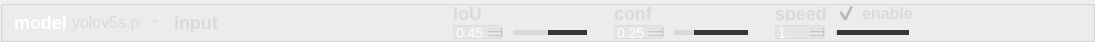
           <widget class="QGroupBox" name="groupBox_3">
            <property name="minimumSize">
             <size>
              <width>0</width>
              <height>42</height>
             </size>
            </property>
            <property name="maximumSize">
             <size>
              <width>16777215</width>
              <height>42</height>
             </size>
            </property>
            <property name="styleSheet">
             <string notr="true">#groupBox_3{
	background-color: rgb(59, 59, 59);
border: 0px solid #42adff;
border-bottom: 1px solid rgba(200, 200, 200,100);
border-radius:0px;}</string>
            </property>
            <property name="title">
             <string/>
            </property>
            <layout class="QHBoxLayout" name="horizontalLayout_6" stretch="0,0,0,0,0,0">
             <property name="spacing">
              <number>0</number>
             </property>
             <property name="leftMargin">
              <number>0</number>
             </property>
             <property name="topMargin">
              <number>0</number>
             </property>
             <property name="rightMargin">
              <number>0</number>
             </property>
             <property name="bottomMargin">
              <number>0</number>
             </property>
             <item>
              <layout class="QHBoxLayout" name="horizontalLayout_2">
               <property name="leftMargin">
                <number>11</number>
               </property>
               <property name="rightMargin">
                <number>11</number>
               </property>
               <item>
                <widget class="QLabel" name="label_3">
                 <property name="minimumSize">
                  <size>
                   <width>0</width>
                   <height>28</height>
                  </size>
                 </property>
                 <property name="maximumSize">
                  <size>
                   <width>80</width>
                   <height>16777215</height>
                  </size>
                 </property>
                 <property name="styleSheet">
                  <string notr="true">QLabel
{
	font-size: 18px;
	font-family: &quot;Microsoft YaHei&quot;;
	font-weight: bold;
 		border-radius:9px;
		background:rgba(66, 195, 255, 0);
	color: qlineargradient(spread:pad, x1:0, y1:0, x2:1, y2:0, stop:0 rgba(33, 245, 175, 226), stop:1 rgba(255, 255, 255, 255));
}
</string>
                 </property>
                 <property name="text">
                  <string>model</string>
                 </property>
                </widget>
               </item>
               <item>
                <widget class="QComboBox" name="comboBox">
                 <property name="minimumSize">
                  <size>
                   <width>0</width>
                   <height>28</height>
                  </size>
                 </property>
                 <property name="styleSheet">
                  <string notr="true">QComboBox QAbstractItemView {
font-family: &quot;Microsoft YaHei&quot;;
font-size: 16px;
background:rgba(200, 200, 200,150);
selection-background-color: rgba(200, 200, 200,50);
color: rgb(218, 218, 218);
outline:none;
border:none;}
QComboBox{
font-family: &quot;Microsoft YaHei&quot;;
font-size: 16px;
color: rgb(218, 218, 218);
border-width:0px;
border-color:white;
border-style:solid;
background-color: rgba(200, 200, 200,0);}

QComboBox::drop-down {
margin-top:8;
height:20;
background:rgba(255,255,255,0);
border-image: url(:/img/icon/下拉_白色.png);
}
</string>
                 </property>
                 <item>
                  <property name="text">
                   <string>yolov5s.pt</string>
                  </property>
                 </item>
                 <item>
                  <property name="text">
                   <string>yolov5m.pt</string>
                  </property>
                 </item>
                 <item>
                  <property name="text">
                   <string>yolov5l.pt</string>
                  </property>
                 </item>
                 <item>
                  <property name="text">
                   <string>yolov5x.pt</string>
                  </property>
                 </item>
                </widget>
               </item>
               <item>
                <layout class="QHBoxLayout" name="horizontalLayout_9">
                 <property name="leftMargin">
                  <number>11</number>
                 </property>
                 <property name="rightMargin">
                  <number>0</number>
                 </property>
                 <item>
                  <widget class="QLabel" name="label_10">
                   <property name="maximumSize">
                    <size>
                     <width>80</width>
                     <height>16777215</height>
                    </size>
                   </property>
                   <property name="styleSheet">
                    <string notr="true">QLabel
{
	font-size: 18px;
	font-family: &quot;Microsoft YaHei&quot;;
	font-weight: bold;
 		border-radius:9px;
		background:rgba(66, 195, 255, 0);
color: rgb(218, 218, 218);
}
</string>
                   </property>
                   <property name="text">
                    <string>input</string>
                   </property>
                  </widget>
                 </item>
                 <item>
                  <layout class="QHBoxLayout" name="horizontalLayout_11">
                   <item>
                    <widget class="QGroupBox" name="groupBox_5">
                     <property name="styleSheet">
                      <string notr="true">#groupBox_5{
background-color: rgba(48,148,243,0);
border: 0px solid #42adff;
border-left: 0px solid #d9d9d9;
border-right: 0px solid rgba(29, 83, 185, 255);
border-radius:0px;}</string>
                     </property>
                     <property name="title">
                      <string/>
                     </property>
                     <layout class="QHBoxLayout" name="horizontalLayout_8">
                      <property name="spacing">
                       <number>9</number>
                      </property>
                      <property name="leftMargin">
                       <number>13</number>
                      </property>
                      <property name="topMargin">
                       <number>0</number>
                      </property>
                      <property name="rightMargin">
                       <number>13</number>
                      </property>
                      <property name="bottomMargin">
                       <number>0</number>
                      </property>
                      <item>
                       <widget class="QPushButton" name="fileButton">
                        <property name="minimumSize">
                         <size>
                          <width>55</width>
                          <height>28</height>
                         </size>
                        </property>
                        <property name="maximumSize">
                         <size>
                          <width>16777215</width>
                          <height>28</height>
                         </size>
                        </property>
                        <property name="toolTip">
                         <string>file</string>
                        </property>
                        <property name="styleSheet">
                         <string notr="true">QPushButton{font-family: &quot;Microsoft YaHei&quot;;
font-size: 14px;
font-weight: bold;
color:white;
text-align: center center;
padding-left: 5px;
padding-right: 5px;
padding-top: 4px;
padding-bottom: 4px;
border-style: solid;
border-width: 0px;
border-color: rgba(255, 255, 255, 255);
border-radius: 3px;
background-color: rgba(200, 200, 200,0);}

QPushButton:focus{outline: none;}

QPushButton::pressed{font-family: &quot;Microsoft YaHei&quot;;
                     font-size: 14px;
                     font-weight: bold;
                     color:rgb(200,200,200);
                     text-align: center center;
                     padding-left: 5px;
                     padding-right: 5px;
                     padding-top: 4px;
                     padding-bottom: 4px;
                     border-style: solid;
                     border-width: 0px;
                     border-color: rgba(255, 255, 255, 255);
                     border-radius: 3px;
                     background-color:  #bf513b;}

QPushButton::disabled{font-family: &quot;Microsoft YaHei&quot;;
                     font-size: 14px;
                     font-weight: bold;
                     color:rgb(200,200,200);
                     text-align: center center;
                     padding-left: 5px;
                     padding-right: 5px;
                     padding-top: 4px;
                     padding-bottom: 4px;
                     border-style: solid;
                     border-width: 0px;
                     border-color: rgba(255, 255, 255, 255);
                     border-radius: 3px;
                     background-color:  #bf513b;}
QPushButton::hover {
border-style: solid;
border-width: 0px;
border-radius: 0px;
background-color: rgba(48,148,243,80);}</string>
                        </property>
                        <property name="text">
                         <string/>
                        </property>
                        <property name="icon">
                         <iconset resource="../apprcc.qrc">
                          <normaloff>:/img/icon/文件夹-打开-没文件.png</normaloff>:/img/icon/文件夹-打开-没文件.png</iconset>
                        </property>
                       </widget>
                      </item>
                      <item>
                       <widget class="QPushButton" name="cameraButton">
                        <property name="minimumSize">
                         <size>
                          <width>53</width>
                          <height>24</height>
                         </size>
                        </property>
                        <property name="maximumSize">
                         <size>
                          <width>16777215</width>
                          <height>28</height>
                         </size>
                        </property>
                        <property name="toolTip">
                         <string>camera</string>
                        </property>
                        <property name="styleSheet">
                         <string notr="true">QPushButton{font-family: &quot;Microsoft YaHei&quot;;
font-size: 14px;
font-weight: bold;
color:white;
text-align: center center;
padding-left: 5px;
padding-right: 5px;
padding-top: 4px;
padding-bottom: 4px;
border-style: solid;
border-width: 0px;
border-color: rgba(255, 255, 255, 255);
border-radius: 3px;
background-color: rgba(48,148,243,0);}

QPushButton:focus{outline: none;}

QPushButton::pressed{font-family: &quot;Microsoft YaHei&quot;;
                     font-size: 14px;
                     font-weight: bold;
                     color:rgb(200,200,200);
                     text-align: center center;
                     padding-left: 5px;
                     padding-right: 5px;
                     padding-top: 4px;
                     padding-bottom: 4px;
                     border-style: solid;
                     border-width: 0px;
                     border-color: rgba(255, 255, 255, 255);
                     border-radius: 3px;
                     background-color:  #bf513b;}

QPushButton::disabled{font-family: &quot;Microsoft YaHei&quot;;
                     font-size: 14px;
                     font-weight: bold;
                     color:rgb(200,200,200);
                     text-align: center center;
                     padding-left: 5px;
                     padding-right: 5px;
                     padding-top: 4px;
                     padding-bottom: 4px;
                     border-style: solid;
                     border-width: 0px;
                     border-color: rgba(255, 255, 255, 255);
                     border-radius: 3px;
                     background-color:  #bf513b;}
QPushButton::hover {
border-style: solid;
border-width: 0px;
border-radius: 0px;
background-color: rgba(48,148,243,80);}</string>
                        </property>
                        <property name="text">
                         <string/>
                        </property>
                        <property name="icon">
                         <iconset resource="../apprcc.qrc">
                          <normaloff>:/img/icon/摄像头 (4).png</normaloff>:/img/icon/摄像头 (4).png</iconset>
                        </property>
                        <property name="iconSize">
                         <size>
                          <width>24</width>
                          <height>24</height>
                         </size>
                        </property>
                       </widget>
                      </item>
                      <item>
                       <widget class="QPushButton" name="rtspButton">
                        <property name="minimumSize">
                         <size>
                          <width>55</width>
                          <height>28</height>
                         </size>
                        </property>
                        <property name="maximumSize">
                         <size>
                          <width>16777215</width>
                          <height>28</height>
                         </size>
                        </property>
                        <property name="toolTip">
                         <string>rtsp</string>
                        </property>
                        <property name="styleSheet">
                         <string notr="true">QPushButton{font-family: &quot;Microsoft YaHei&quot;;
font-size: 14px;
font-weight: bold;
color:white;
text-align: center center;
padding-left: 5px;
padding-right: 5px;
padding-top: 4px;
padding-bottom: 4px;
border-style: solid;
border-width: 0px;
border-color: rgba(255, 255, 255, 255);
border-radius: 3px;
background-color: rgba(48,148,243,0);}

QPushButton:focus{outline: none;}

QPushButton::pressed{font-family: &quot;Microsoft YaHei&quot;;
                     font-size: 14px;
                     font-weight: bold;
                     color:rgb(200,200,200);
                     text-align: center center;
                     padding-left: 5px;
                     padding-right: 5px;
                     padding-top: 4px;
                     padding-bottom: 4px;
                     border-style: solid;
                     border-width: 0px;
                     border-color: rgba(255, 255, 255, 255);
                     border-radius: 3px;
                     background-color:  #bf513b;}

QPushButton::disabled{font-family: &quot;Microsoft YaHei&quot;;
                     font-size: 14px;
                     font-weight: bold;
                     color:rgb(200,200,200);
                     text-align: center center;
                     padding-left: 5px;
                     padding-right: 5px;
                     padding-top: 4px;
                     padding-bottom: 4px;
                     border-style: solid;
                     border-width: 0px;
                     border-color: rgba(255, 255, 255, 255);
                     border-radius: 3px;
                     background-color:  #bf513b;}
QPushButton::hover {
border-style: solid;
border-width: 0px;
border-radius: 0px;
background-color: rgba(48,148,243,80);}</string>
                        </property>
                        <property name="text">
                         <string/>
                        </property>
                        <property name="icon">
                         <iconset resource="../apprcc.qrc">
                          <normaloff>:/img/icon/链接.png</normaloff>:/img/icon/链接.png</iconset>
                        </property>
                        <property name="iconSize">
                         <size>
                          <width>24</width>
                          <height>24</height>
                         </size>
                        </property>
                       </widget>
                      </item>
                     </layout>
                    </widget>
                   </item>
                  </layout>
                 </item>
                </layout>
               </item>
              </layout>
             </item>
             <item>
              <layout class="QVBoxLayout" name="verticalLayout_3">
               <property name="spacing">
                <number>4</number>
               </property>
               <property name="leftMargin">
                <number>11</number>
               </property>
               <property name="rightMargin">
                <number>11</number>
               </property>
               <item>
                <widget class="QLabel" name="label_2">
                 <property name="styleSheet">
                  <string notr="true">QLabel
{
	font-size: 18px;
	font-family: &quot;Microsoft YaHei&quot;;
	font-weight: bold;
 		border-radius:9px;
		background:rgba(66, 195, 255, 0);
color: rgb(218, 218, 218);
}
</string>
                 </property>
                 <property name="text">
                  <string>IoU</string>
                 </property>
                </widget>
               </item>
               <item>
                <layout class="QHBoxLayout" name="horizontalLayout_4">
                 <property name="spacing">
                  <number>5</number>
                 </property>
                 <item>
                  <widget class="QDoubleSpinBox" name="iouSpinBox">
                   <property name="minimumSize">
                    <size>
                     <width>50</width>
                     <height>0</height>
                    </size>
                   </property>
                   <property name="maximumSize">
                    <size>
                     <width>50</width>
                     <height>16777215</height>
                    </size>
                   </property>
                   <property name="styleSheet">
                    <string notr="true">QDoubleSpinBox{
background:rgba(200, 200, 200,50);
color:white;
font-size: 14px;
font-family: &quot;Microsoft YaHei UI&quot;;
border-style: solid;
border-width: 1px;
border-color: rgba(200, 200, 200,100);
border-radius: 3px;}

QDoubleSpinBox::down-button{
background:rgba(200, 200, 200,0);
border-image: url(:/img/icon/箭头_列表展开.png);}
QDoubleSpinBox::down-button::hover{
background:rgba(200, 200, 200,100);
border-image: url(:/img/icon/箭头_列表展开.png);}

QDoubleSpinBox::up-button{
background:rgba(200, 200, 200,0);
border-image: url(:/img/icon/箭头_列表收起.png);}
QDoubleSpinBox::up-button::hover{
background:rgba(200, 200, 200,100);
border-image: url(:/img/icon/箭头_列表收起.png);}
</string>
                   </property>
                   <property name="maximum">
                    <double>1.000000000000000</double>
                   </property>
                   <property name="singleStep">
                    <double>0.010000000000000</double>
                   </property>
                   <property name="value">
                    <double>0.450000000000000</double>
                   </property>
                  </widget>
                 </item>
                 <item>
                  <widget class="QSlider" name="iouSlider">
                   <property name="styleSheet">
                    <string notr="true">QSlider{
border-color: #fff5eb;
color:#d9d9d9;
	
}
QSlider::groove:horizontal {                                
     border: 1px solid #999999;                             
     height: 3px;                                           
    margin: 0px 0;                                         
     left: 5px; right: 5px; 
 }
QSlider::handle:horizontal {                               
     border: 0px ; 
     
	border-image: url(:/img/icon/圆形选中.png);
	 width:20px;
     margin: -10px -10px -10px -10px;                  
} 
QSlider::sub-page:horizontal{
background: qlineargradient(spread:pad, x1:0, y1:1, x2:0, y2:0, stop:0 #d9d9d9, stop:0.25 #d9d9d9, stop:0.5 #d9d9d9, stop:1 #d9d9d9); 

}
QSlider::add-page:horizontal{                               
 background: qlineargradient(spread:pad, x1:0, y1:1, x2:0, y2:0, stop:0 #373737, stop:0.25 #373737, stop:0.5 #373737, stop:1 #373737);                     
}</string>
                   </property>
                   <property name="maximum">
                    <number>100</number>
                   </property>
                   <property name="value">
                    <number>45</number>
                   </property>
                   <property name="orientation">
                    <enum>Qt::Horizontal</enum>
                   </property>
                  </widget>
                 </item>
                </layout>
               </item>
              </layout>
             </item>
             <item>
              <layout class="QVBoxLayout" name="verticalLayout">
               <property name="spacing">
                <number>4</number>
               </property>
               <property name="leftMargin">
                <number>11</number>
               </property>
               <property name="rightMargin">
                <number>11</number>
               </property>
               <item>
                <widget class="QLabel" name="label">
                 <property name="styleSheet">
                  <string notr="true">QLabel
{
	font-size: 18px;
	font-family: &quot;Microsoft YaHei&quot;;
	font-weight: bold;
 		border-radius:9px;
		background:rgba(66, 195, 255, 0);
color: rgb(218, 218, 218);
}
</string>
                 </property>
                 <property name="text">
                  <string>conf</string>
                 </property>
                </widget>
               </item>
               <item>
                <layout class="QHBoxLayout" name="horizontalLayout_3">
                 <property name="spacing">
                  <number>5</number>
                 </property>
                 <item>
                  <widget class="QDoubleSpinBox" name="confSpinBox">
                   <property name="minimumSize">
                    <size>
                     <width>50</width>
                     <height>0</height>
                    </size>
                   </property>
                   <property name="maximumSize">
                    <size>
                     <width>50</width>
                     <height>16777215</height>
                    </size>
                   </property>
                   <property name="focusPolicy">
                    <enum>Qt::ClickFocus</enum>
                   </property>
                   <property name="styleSheet">
                    <string notr="true">QDoubleSpinBox{
background:rgba(200, 200, 200,50);
color:white;
font-size: 14px;
font-family: &quot;Microsoft YaHei UI&quot;;
border-style: solid;
border-width: 1px;
border-color: rgba(200, 200, 200,100);
border-radius: 3px;}

QDoubleSpinBox::down-button{
background:rgba(200, 200, 200,0);
border-image: url(:/img/icon/箭头_列表展开.png);}
QDoubleSpinBox::down-button::hover{
background:rgba(200, 200, 200,100);
border-image: url(:/img/icon/箭头_列表展开.png);}

QDoubleSpinBox::up-button{
background:rgba(200, 200, 200,0);
border-image: url(:/img/icon/箭头_列表收起.png);}
QDoubleSpinBox::up-button::hover{
background:rgba(200, 200, 200,100);
border-image: url(:/img/icon/箭头_列表收起.png);}
</string>
                   </property>
                   <property name="maximum">
                    <double>1.000000000000000</double>
                   </property>
                   <property name="singleStep">
                    <double>0.010000000000000</double>
                   </property>
                   <property name="value">
                    <double>0.250000000000000</double>
                   </property>
                  </widget>
                 </item>
                 <item>
                  <widget class="QSlider" name="confSlider">
                   <property name="styleSheet">
                    <string notr="true">QSlider{
border-color: #fff5eb;
color:#d9d9d9;
	
}
QSlider::groove:horizontal {                                
     border: 1px solid #999999;                             
     height: 3px;                                           
    margin: 0px 0;                                         
     left: 5px; right: 5px; 
 }
QSlider::handle:horizontal {                               
     border: 0px ; 
     
	border-image: url(:/img/icon/圆形选中.png);
	 width:20px;
     margin: -10px -10px -10px -10px;                  
} 
QSlider::sub-page:horizontal{
background: qlineargradient(spread:pad, x1:0, y1:1, x2:0, y2:0, stop:0 #d9d9d9, stop:0.25 #d9d9d9, stop:0.5 #d9d9d9, stop:1 #d9d9d9); 

}
QSlider::add-page:horizontal{                               
 background: qlineargradient(spread:pad, x1:0, y1:1, x2:0, y2:0, stop:0 #373737, stop:0.25 #373737, stop:0.5 #373737, stop:1 #373737);                     
}</string>
                   </property>
                   <property name="maximum">
                    <number>100</number>
                   </property>
                   <property name="value">
                    <number>25</number>
                   </property>
                   <property name="orientation">
                    <enum>Qt::Horizontal</enum>
                   </property>
                   <property name="tickPosition">
                    <enum>QSlider::NoTicks</enum>
                   </property>
                  </widget>
                 </item>
                </layout>
               </item>
              </layout>
             </item>
             <item>
              <layout class="QVBoxLayout" name="verticalLayout_5">
               <property name="spacing">
                <number>4</number>
               </property>
               <property name="leftMargin">
                <number>11</number>
               </property>
               <property name="rightMargin">
                <number>11</number>
               </property>
               <item>
                <layout class="QHBoxLayout" name="horizontalLayout_14">
                 <item>
                  <widget class="QLabel" name="label_8">
                   <property name="maximumSize">
                    <size>
                     <width>80</width>
                     <height>16777215</height>
                    </size>
                   </property>
                   <property name="styleSheet">
                    <string notr="true">QLabel
{
	font-size: 18px;
	font-family: &quot;Microsoft YaHei&quot;;
	font-weight: bold;
 		border-radius:9px;
		background:rgba(66, 195, 255, 0);
color: rgb(218, 218, 218);
}
</string>
                   </property>
                   <property name="text">
                    <string>speed</string>
                   </property>
                  </widget>
                 </item>
                 <item>
                  <widget class="QCheckBox" name="checkBox">
                   <property name="styleSheet">
                    <string notr="true">
QCheckBox
{font-size: 16px;
	font-family: &quot;Microsoft YaHei&quot;;
	font-weight: bold;
 		border-radius:9px;
		background:rgba(66, 195, 255, 0);
color: rgb(218, 218, 218);;}

QCheckBox::indicator {
	width: 20px;
	height: 20px;
}
QCheckBox::indicator:unchecked {
    image: url(:/img/icon/button-off.png);
}

QCheckBox::indicator:checked {
    
    image: url(:/img/icon/button-on.png);
}
</string>
                   </property>
                   <property name="text">
                    <string>enable</string>
                   </property>
                   <property name="checked">
                    <bool>true</bool>
                   </property>
                  </widget>
                 </item>
                </layout>
               </item>
               <item>
                <layout class="QHBoxLayout" name="horizontalLayout_13">
                 <property name="spacing">
                  <number>5</number>
                 </property>
                 <item>
                  <widget class="QSpinBox" name="rateSpinBox">
                   <property name="minimumSize">
                    <size>
                     <width>50</width>
                     <height>0</height>
                    </size>
                   </property>
                   <property name="maximumSize">
                    <size>
                     <width>50</width>
                     <height>16777215</height>
                    </size>
                   </property>
                   <property name="focusPolicy">
                    <enum>Qt::ClickFocus</enum>
                   </property>
                   <property name="styleSheet">
                    <string notr="true">QSpinBox{
background:rgba(200, 200, 200,50);
color:white;
font-size: 14px;
font-family: &quot;Microsoft YaHei UI&quot;;
border-style: solid;
border-width: 1px;
border-color: rgba(200, 200, 200,100);
border-radius: 3px;}

QSpinBox::down-button{
background:rgba(200, 200, 200,0);
border-image: url(:/img/icon/箭头_列表展开.png);}
QDoubleSpinBox::down-button::hover{
background:rgba(200, 200, 200,100);
border-image: url(:/img/icon/箭头_列表展开.png);}

QSpinBox::up-button{
background:rgba(200, 200, 200,0);
border-image: url(:/img/icon/箭头_列表收起.png);}
QSpinBox::up-button::hover{
background:rgba(200, 200, 200,100);
border-image: url(:/img/icon/箭头_列表收起.png);}
</string>
                   </property>
                   <property name="minimum">
                    <number>1</number>
                   </property>
                   <property name="maximum">
                    <number>20</number>
                   </property>
                   <property name="singleStep">
                    <number>1</number>
                   </property>
                   <property name="value">
                    <number>1</number>
                   </property>
                  </widget>
                 </item>
                 <item>
                  <widget class="QSlider" name="rateSlider">
                   <property name="styleSheet">
                    <string notr="true">QSlider{
border-color: #fff5eb;
color:#d9d9d9;
	
}
QSlider::groove:horizontal {                                
     border: 1px solid #999999;                             
     height: 3px;                                           
    margin: 0px 0;                                         
     left: 5px; right: 5px; 
 }
QSlider::handle:horizontal {                               
     border: 0px ; 
     
	border-image: url(:/img/icon/圆形选中.png);
	 width:20px;
     margin: -10px -10px -10px -10px;                  
} 
QSlider::sub-page:horizontal{
background: qlineargradient(spread:pad, x1:0, y1:1, x2:0, y2:0, stop:0 #d9d9d9, stop:0.25 #d9d9d9, stop:0.5 #d9d9d9, stop:1 #d9d9d9); 

}
QSlider::add-page:horizontal{                               
 background: qlineargradient(spread:pad, x1:0, y1:1, x2:0, y2:0, stop:0 #373737, stop:0.25 #373737, stop:0.5 #373737, stop:1 #373737);                     
}</string>
                   </property>
                   <property name="minimum">
                    <number>1</number>
                   </property>
                   <property name="maximum">
                    <number>20</number>
                   </property>
                   <property name="singleStep">
                    <number>1</number>
                   </property>
                   <property name="pageStep">
                    <number>1</number>
                   </property>
                   <property name="orientation">
                    <enum>Qt::Horizontal</enum>
                   </property>
                   <property name="tickPosition">
                    <enum>QSlider::NoTicks</enum>
                   </property>
                  </widget>
                 </item>
                </layout>
               </item>
              </layout>
             </item>
             <item>
              <spacer name="horizontalSpacer_14">
               <property name="orientation">
                <enum>Qt::Horizontal</enum>
               </property>
               <property name="sizeType">
                <enum>QSizePolicy::Preferred</enum>
               </property>
               <property name="sizeHint" stdset="0">
                <size>
                 <width>67</width>
                 <height>20</height>
                </size>
               </property>
              </spacer>
             </item>
             <item>
              <widget class="QLabel" name="fps_label">
               <property name="minimumSize">
                <size>
                 <width>100</width>
                 <height>40</height>
                </size>
               </property>
               <property name="maximumSize">
                <size>
                 <width>100</width>
                 <height>40</height>
                </size>
               </property>
               <property name="styleSheet">
                <string notr="true">QLabel
{
	font-size: 20px;
	font-family: &quot;Microsoft YaHei&quot;;
	font-weight: bold;
 		border-radius:9px;
		background:rgba(66, 195, 255, 0);
color: rgb(218, 218, 218);
}
</string>
               </property>
               <property name="text">
                <string/>
               </property>
               <property name="alignment">
                <set>Qt::AlignCenter</set>
               </property>
              </widget>
             </item>
            </layout>
           </widget>
